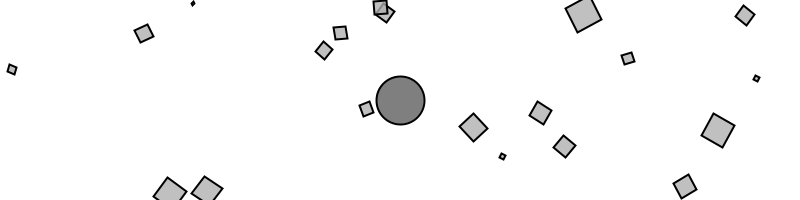
Frame 1 (no input)
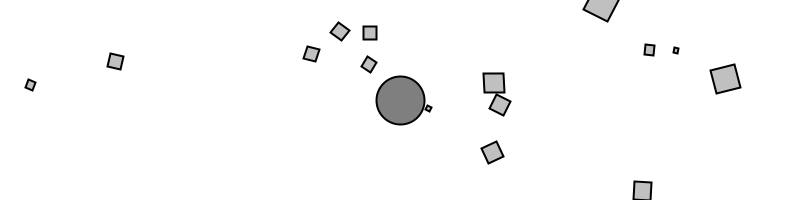
Frame 60 (the mouse pressed at the canvas centre just before this capture)
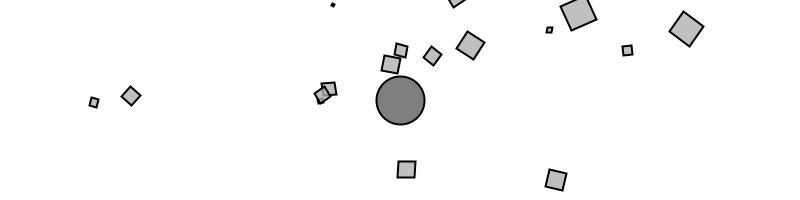
Frame 120 (the mouse held since frame 60 and released just before this capture)

The Processing sketch that drew these frames (run headless with seeded random() and noise(); from frame 60 on, the mouse is pressed at the canvas centre):

// Processing sketch: example_3_2
// ── example_3_2.pde
// The Nature of Code
// Daniel Shiffman
// http://natureofcode.com

Mover[] movers = new Mover[20];

Attractor a;

void setup() {
  size(800,200);
  background(255);
  for (int i = 0; i < movers.length; i++) {
    movers[i] = new Mover(random(0.1,2),random(width),random(height));
  }
  a = new Attractor();
}

void draw() {
  background(255);

  a.display();

  for (int i = 0; i < movers.length; i++) {
    PVector force = a.attract(movers[i]);
    movers[i].applyForce(force);

    movers[i].update();
    movers[i].display();
  }

}

// ── Attractor.pde
// The Nature of Code
// Daniel Shiffman
// http://natureofcode.com

// Attraction

// A class for a draggable attractive body in our world

class Attractor {
  float mass;         // Mass, tied to size
  PVector location;   // Location
  float g;

  Attractor() {
    location = new PVector(width/2, height/2);
    mass = 20;
    g = 0.4;
  }


  PVector attract(Mover m) {
    PVector force = PVector.sub(location, m.location);             // Calculate direction of force
    float distance = force.mag();                                 // Distance between objects
    distance = constrain(distance, 5.0, 25.0);                    // Limiting the distance to eliminate "extreme" results for very close or very far objects
    force.normalize();                                            // Normalize vector (distance doesn't matter here, we just want this vector for direction)
    float strength = (g * mass * m.mass) / (distance * distance); // Calculate gravitional force magnitude
    force.mult(strength);                                         // Get force vector --> magnitude * direction
    return force;
  }

  // Method to display
  void display() {
    stroke(0);
    strokeWeight(2);
    fill(127);
    ellipse(location.x, location.y, 48, 48);
  }
}

// ── Mover.pde
// The Nature of Code
// Daniel Shiffman
// http://natureofcode.com

class Mover {

  PVector location;
  PVector velocity;
  PVector acceleration;
  float mass;

  float angle = 0;
  float aVelocity = 0;
  float aAcceleration = 0;

  Mover(float m, float x, float y) {
    mass = m;
    location = new PVector(x,y);
    velocity = new PVector(random(-1,1),random(-1,1));
    acceleration = new PVector(0,0);
  }

  void applyForce(PVector force) {
    PVector f = PVector.div(force,mass);
    acceleration.add(f);
  }

  void update() {

    velocity.add(acceleration);
    location.add(velocity);

    aAcceleration = acceleration.x / 10.0;
    aVelocity += aAcceleration;
    aVelocity = constrain(aVelocity,-0.1,0.1);

    acceleration.mult(0);
  }

  void display() {
    float angle = velocity.heading();       // returns 2d direction angle for any vector

    stroke(0);
    fill(175,200);
    rectMode(CENTER);
    pushMatrix();
    translate(location.x,location.y);
    rotate(angle);
    rect(0,0,mass*16,mass*16);
    popMatrix();
  }

}
